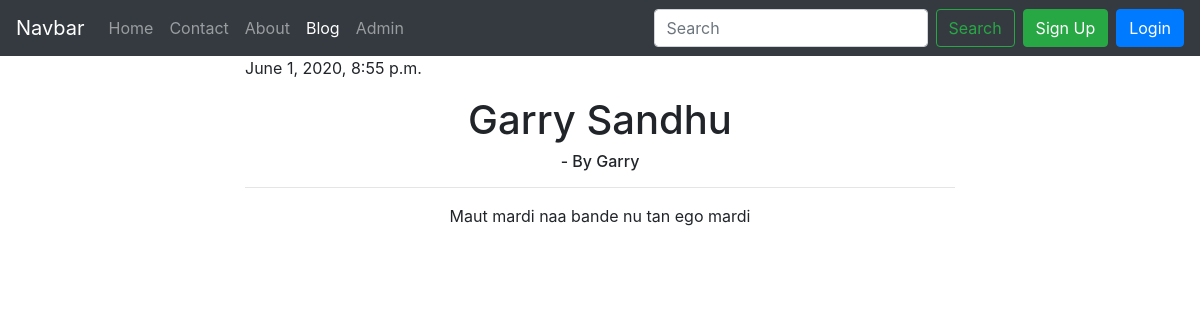
/blog/Garry-Sandhu, run on the app's committed database.
### blog/models.py (models this page shows)
class Blogpost(models.Model):
    sno = models.AutoField(primary_key=True)
    title = models.CharField(max_length=100, default="")
    Content = models.TextField(max_length=10000, default="")
    author = models.CharField(max_length=10, default="")
    slug = models.CharField(max_length=100, default="")
    Timestamp = models.DateTimeField(blank=True)
    def __str__(self):
        return str(self.sno) + '. ' + self.title + ' by ' + self.author

### blog/views.py (the view)
# urls.py: path('<str:slug>', views.BlogPost, name='BlogPost'),
def BlogPost(request, slug):
    allposts = Blogpost.objects.all()
    mypost = ""
    exist = False
    if Blogpost.objects.filter(slug=slug).exists():
        mypost = Blogpost.objects.filter(slug=slug).first()
        exist = True
        print(mypost)
    return render(request, 'blog/blogPost.html', {'post': mypost, 'exist': exist})

### templates/blog/blogPost.html (shortened to what this page needs)
{% extends 'base.html' %}
{% block blog %}
    active
{% endblock %}
{% block body %}
    <div class="container" align="center">
        {% if exist %}
            <div class="col-8">
                <p align="left">{{ post.Timestamp }}</p>
                <h1 style="text-align: center;">{{ post.title }}</h1>
                <h6 style="text-align: center;">- By {{ post.author }}</h6>
                <hr>
                <p>{{ post.Content }}</p>
            </div>
        {% endif %}
    </div>
{% endblock %}

### data on the page
Blogpost: Timestamp "June 1, 2020, 8:55 p.m.", title "Garry Sandhu", author "Garry", Content "Maut mardi naa bande nu tan ego mardi"
